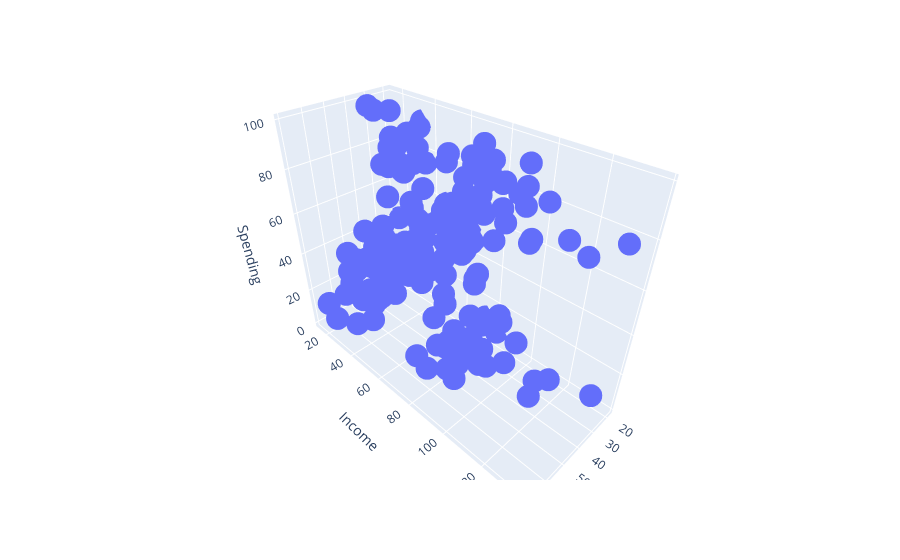

The cell this chart's notebook holds for it:
### Code cell
import plotly.express as px
fig1 = px.scatter_3d(data_frame = x, 
                     x = 'Age',
                     y='Income',
                     z='Spending')
fig1.show()

### Figure 1 — Plotly figure (JSON) as saved in the notebook; plotly's stock layout.template omitted (floating-point values rounded to 4 significant figures; data arrays with more than 128 entries replaced by an {"elided": "..."} marker saying what was removed)
{"data": [{"hovertemplate": "Age=%{x}<br>Income=%{y}<br>Spending=%{z}<extra></extra>", "legendgroup": "", "marker": {"color": "#636efa", "symbol": "circle"}, "mode": "markers", "name": "", "scene": "scene", "showlegend": false, "type": "scatter3d", "x": {"elided": "200 int values"}, "y": {"elided": "200 int values"}, "z": {"elided": "200 int values"}}], "layout": {"legend": {"tracegroupgap": 0}, "margin": {"t": 60}, "scene": {"domain": {"x": [0, 1], "y": [0, 1]}, "xaxis": {"title": {"text": "Age"}}, "yaxis": {"title": {"text": "Income"}}, "zaxis": {"title": {"text": "Spending"}}}}}
